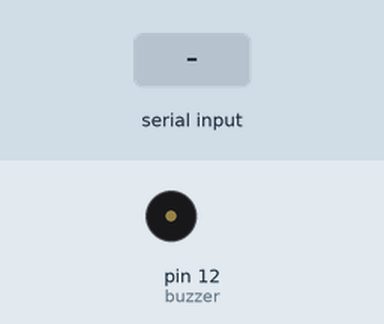
Recording of a sketch running on a simulated Arduino Uno, built with avr-gcc and run on an emulated ATmega328P. On the bench: buzzer (waves = sounding). Inputs (shaded band) come from the test bench. What the sketch prints to the serial monitor is not drawn.

Above: at 1.2 s.
1.3 s: byte 1 (1) received over Serial
At 2.3 s:
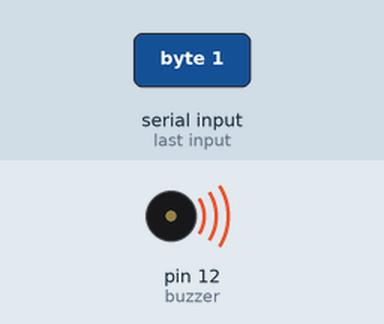
2.8 s: byte 0 (0) received over Serial
Timing chart, 0 to 5.8 s (numbered marks = the images above; inputs shaded):
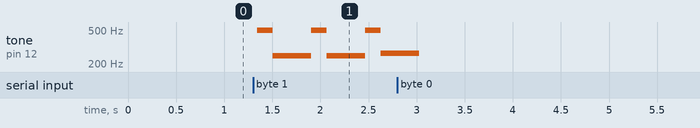

Measured:
- after the input at 1.3 s, tone on pin 12 (buzzer): silent → 496 Hz after 0.05 s, then repeats every 0.56 s: 249 Hz 0.40 s, 496 Hz 0.16 s

The sketch:

ArduinoAlarmStation.ino
```cpp
/*
 * Ayoub Raji
 * Buzzer managed by Arduino Uno
 *
 */

int buzzer = 12;//the pin of the active buzzer
unsigned char i;
int command;
bool buzz = false;
bool immediate_stop = false;
bool to_stop = false;
bool was_buzzing = false;
long timer;
int msg;

void setup()
{
  // setup serial port
  Serial.begin(9600);
  pinMode(buzzer,OUTPUT);//initialize the buzzer pin as an output
}
void loop()
{
  if (Serial.available()>0)
  {
    command = Serial.read();

    switch(command)
    {
      case 0:
        buzz = false;
        immediate_stop = true;
        to_stop = false;
      break;

      case 1:
        buzz = true;
        timer = millis();
        immediate_stop = false;
        to_stop = false;
      break;

      case 2:
        buzz = false;
        immediate_stop = false;
        to_stop = true;
      break;
    }

    //If the state has changed and it is buzzing or it has to stop immediately,
    //we have to comunicate with the middleware
    if(buzz != was_buzzing)
    {
      if(buzz || immediate_stop)
      {
        writeBySerial();
      }
    }

  }

 if(buzz || to_stop && millis() - timer <= 10000 && !immediate_stop)
 {
   //output a frequency
   for(i=0;i<80;i++)
    {
      digitalWrite(buzzer,HIGH);
      delay(1);//wait for 1ms
      digitalWrite(buzzer,LOW);
      delay(1);//wait for 1ms
    }

   //output another frequency
   for(i=0;i<100;i++)
    {
      digitalWrite(buzzer,HIGH);
      delay(2);//wait for 2ms
      digitalWrite(buzzer,LOW);
      delay(2);//wait for 2ms
    }

  }
  else if(to_stop && millis() - timer > 10000)
  {
    //The timer expired, so the alarm is not ringing and this must be comunicated to the middleware
    writeBySerial();
    to_stop = false;
  }

}

void writeBySerial()
{
  msg = buzz ? 1 : 0 ;
  Serial.write(msg);
  was_buzzing = buzz;
}
```
